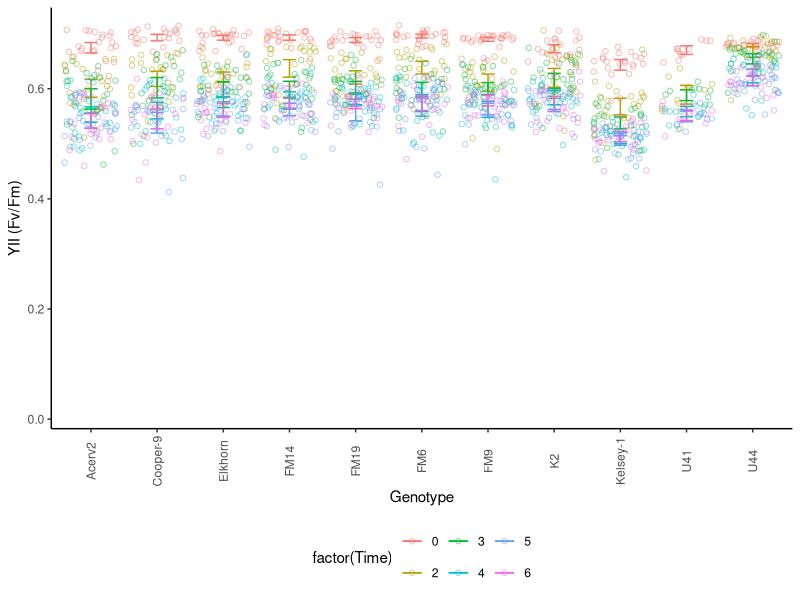
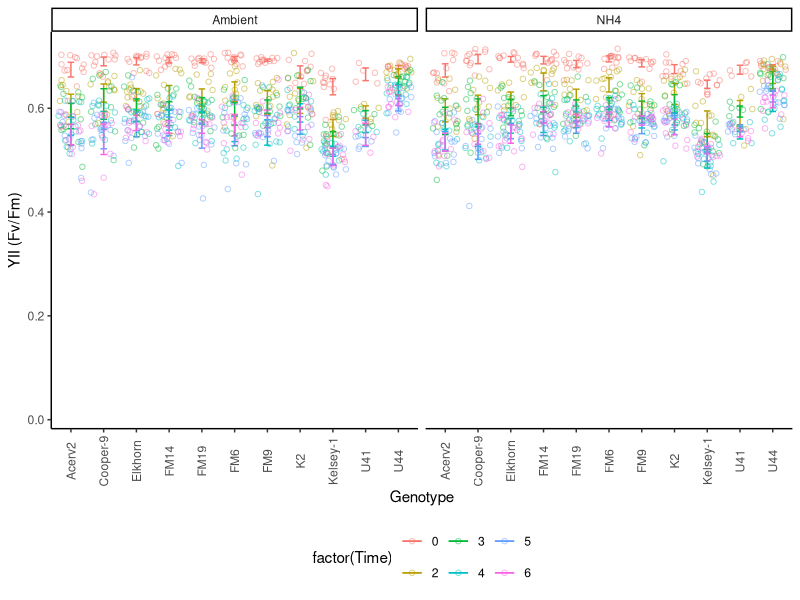
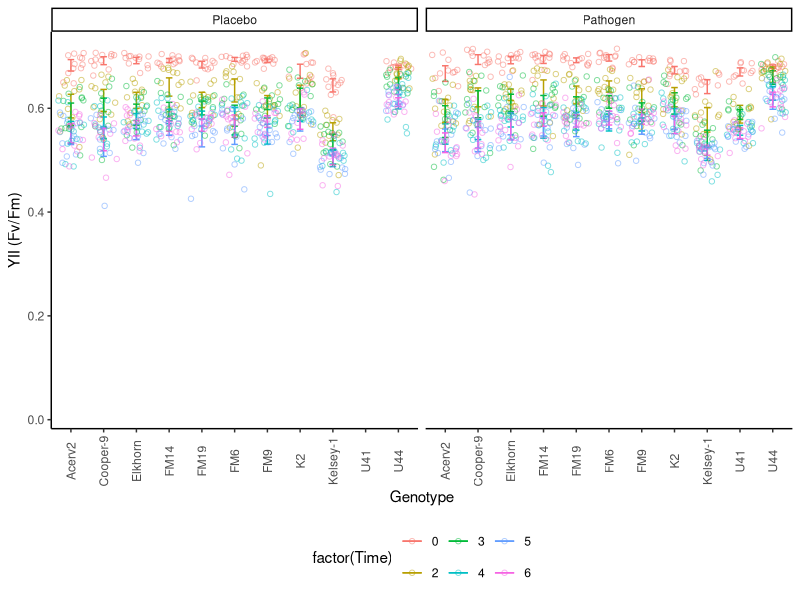
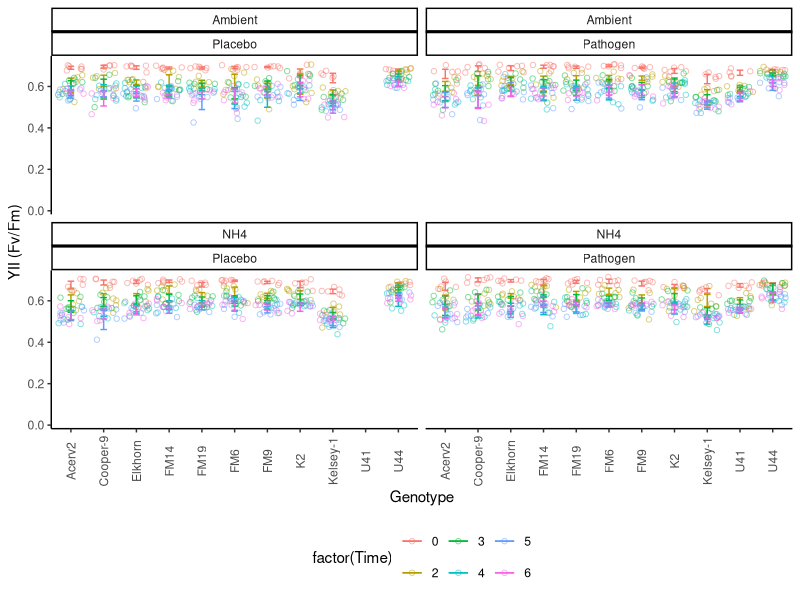
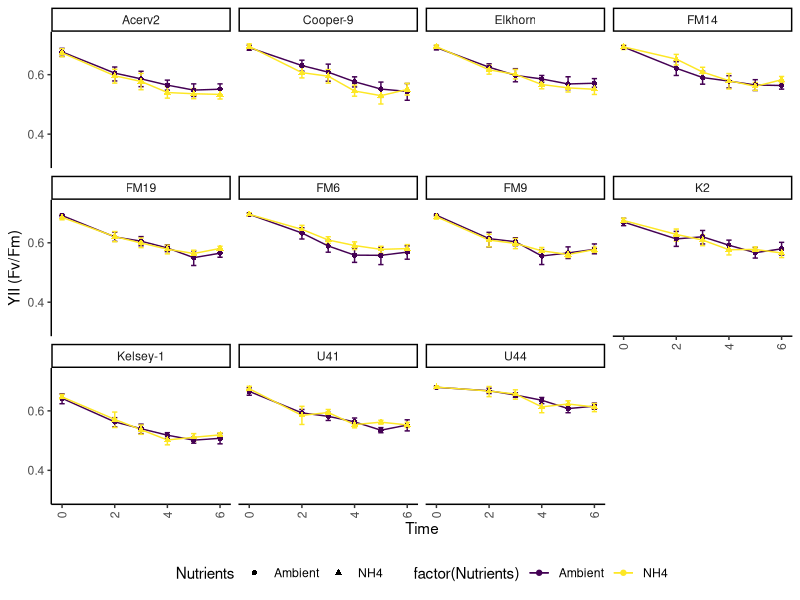
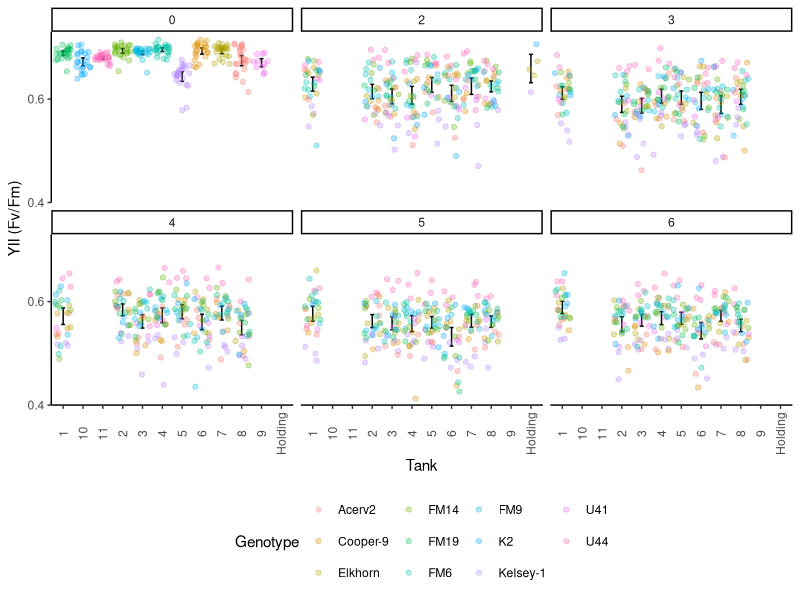
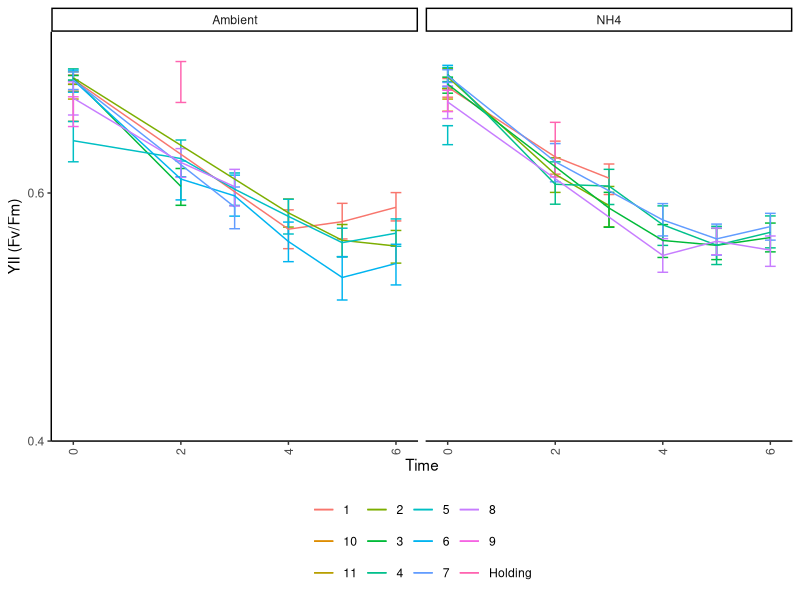
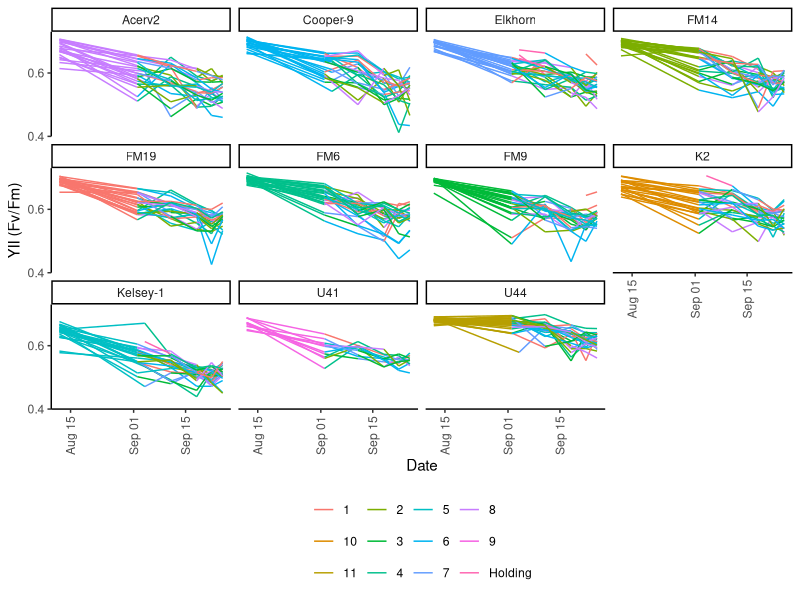

Reproduce these figures in R, in order. (Note: this script raises an error after producing the figures.)
## ---- chunk 1
knitr::opts_chunk$set(echo = TRUE, warning=FALSE, message=FALSE, fig.width=7, fig.height=7 )
## ---- chunk 2

# Get all libraries and sources required to run the script

library(dplyr)
library(plyr)
library(reshape2)
library(ggplot2)
library(ggthemes)

theme_set (theme_classic() + theme(panel.grid.major = element_blank(),
                              panel.grid.minor = element_blank(), 
                              axis.line = element_line(colour = "black"),
                              legend.position="none",
                              axis.text.x = element_text(angle = 90, vjust = 0.5),
                              plot.title = element_text(size=12, face="bold"),
                              #panel.border = element_rect(colour = "black", fill=NA, size=1)
                              panel.border = element_blank()
                              ))
## ---- chunk 3

# 1. Import data: 

  # Long format Ssid YII
    YII.Tall<-read.csv("Data/YII_tall.csv")

  # Wide format 
    # YII.wide<- YII.Tall<-readRDS("Data/YII.Wide.rds")
    # YII.Wide<-read.csv("Data/YII_Wide.csv")
  
  #summary(YII.Tall)


# 2. Data clean-up an types: 
  
  # Variable types 
    #YII.nutrients$Time <- as.factor(YII.nutrients$Time)
    YII.Tall$Time<-as.numeric(YII.Tall$Time)
    YII.Tall$Date<-as.Date(YII.Tall$Date, "%Y-%m-%d")
    YII.Tall$Days<-(as.numeric(YII.Tall$Date)-18486)
  
  # Remove-unused data    
    Extras <- YII.Tall[which (YII.Tall$Nutrients=="Extra"), ]
    YII.Tall <- droplevels(YII.Tall[!rownames(YII.Tall) %in%
                                        rownames(Extras), ])
    
    Error <- YII.Tall[which (YII.Tall$YII==0), ]
    YII.Tall <- droplevels(YII.Tall[!rownames(YII.Tall) %in%
                                        rownames(Error), ])
  # Treatments
    YII.Tall$Nutrients<-factor(YII.Tall$Nutrients, 
                             levels= c("Ambient", "NH4"), ordered=TRUE)
    YII.Tall$Disease<-factor(YII.Tall$Disease, 
                             levels= c("Placebo", "Pathogen"), ordered=TRUE)
  # Replicates
    YII.Tall$Tank<-factor(YII.Tall$Tank, ordered=FALSE)
    YII.Tall$Genotype<-factor(YII.Tall$Genotype, ordered=FALSE)
  
  summary(YII.Tall)

# Subset data  
YII.CRF<-YII.Tall[which(YII.Tall$Genotype=='K2'|
                      YII.Tall$Genotype=='U41'|
                      YII.Tall$Genotype=='U44'), ]

YII.UM<-YII.Tall[which(YII.Tall$Genotype=='Acerv2'|
                      YII.Tall$Genotype=='Cooper-9'|
                      YII.Tall$Genotype=='Elkhorn'|
                      YII.Tall$Genotype=='Kelsey-1'), ]

YII.FWC<-YII.Tall[which(YII.Tall$Genotype=='FM14'|
                      YII.Tall$Genotype=='FM6'|
                      YII.Tall$Genotype=='FM9'), ]
## ---- chunk 4
# Genotype

YII_Genet<- ggplot(YII.Tall, aes (Genotype, YII, colour=factor(Time))) +
  stat_summary(fun.data = "mean_cl_boot",geom = "errorbar", width = 0.2 )+
  stat_summary(fun.y=mean, geom="line") + 
  geom_jitter(alpha=0.5, shape=21)+ theme(legend.position = "bottom")+
  scale_y_continuous(limits = c(0, .73),
                         breaks = seq(0, 0.7,0.2),  
                         expand = c(0.01, 0.01),
                         name=("YII (Fv/Fm)"))
  
YII_Genet

YII_Genet+ facet_wrap(~Nutrients)
YII_Genet+ facet_wrap(~Disease)
YII_Genet+ facet_wrap(Nutrients~Disease)


YII_Genet<- ggplot(YII.Tall, aes (Time, YII, colour=factor(Nutrients), shape=Nutrients)) +
  stat_summary(fun.data = "mean_cl_boot",geom = "errorbar", width = 0.2 )+
  stat_summary(fun.y=mean, geom="line") + 
  stat_summary(fun.y=mean, geom="point") +
  #geom_jitter(alpha=0.2)+
  theme(legend.position = "bottom")+
  scale_y_continuous(limits = c(0.3, .73),
                         breaks = seq(0, 0.7,0.2),  
                         expand = c(0.01, 0.01),
                         name=("YII (Fv/Fm)"))
YII_Genet+ facet_wrap(~Genotype)
## ---- chunk 5
YII_Tank<- ggplot(YII.Tall, aes (Tank, YII)) +
  stat_summary(fun.data = "mean_cl_boot",geom = "errorbar", width = 0.2 )+
  stat_summary(fun.y=mean, geom="line") + 
  scale_y_continuous(limits = c(0.4, .73),
                         breaks = seq(0, 0.7,0.2),  
                         expand = c(0, 0),
                         name=("YII (Fv/Fm)"))+
  geom_jitter(aes(colour=Genotype), alpha=0.3)+
  facet_wrap(~Time) +
  theme(legend.position = "bottom")
YII_Tank

YII_Tank2<- ggplot(YII.Tall, aes (Time, YII, colour=(Tank))) + 
      
  stat_summary(fun.data = "mean_cl_boot",geom = "errorbar", width = 0.2 )+
  stat_summary(fun.y=mean, geom="line") + 
     scale_y_continuous(limits = c(0.4, .73),
                         breaks = seq(0, 0.7,0.2),  
                         expand = c(0, 0),
                         name=("YII (Fv/Fm)"))+
    
    theme(legend.position="bottom",
        legend.title = element_blank(), 
        strip.background =element_rect(fill=NA)) 
YII_Tank2+facet_wrap(~Nutrients)

# YII_Tank+ facet_wrap(Time~Nutrients)
# YII_Tank+ facet_wrap(Time~Disease)
## ---- chunk 6
YII_Frag<- ggplot(YII.Tall, aes (Date, YII, group=(Fragment),
                                    colour=factor(Tank))) + 
      geom_line()+
      
     scale_y_continuous(limits = c(0.4, .73),
                         breaks = seq(0, 0.7,0.2),  
                         expand = c(0, 0),
                         name=("YII (Fv/Fm)"))+
    
    theme(legend.position="bottom",
        legend.title = element_blank(), 
        strip.background =element_rect(fill=NA)) 
YII_Frag+facet_wrap(~Genotype)


YII_Frag1 <- ggplot(YII.Tall, aes (Date, YII, group=(Fragment),
                                    colour=factor(Genotype))) + 
      geom_line()+
      
     scale_y_continuous(limits = c(0.4, .73),
                         breaks = seq(0, 0.7,0.2),  
                         expand = c(0, 0),
                         name=("YII (Fv/Fm)"))+
    
    theme(legend.position="bottom",
        legend.title = element_blank(), 
        strip.background =element_rect(fill=NA)) 
YII_Frag1+facet_wrap(~Tank)

## ---- chunk 7

YII_Frag<- ggplot(YII.Tall, aes (Time, YII, group=(Genotype),
                                    colour=factor(Genotype))) + 
      
  stat_summary(fun.data = "mean_cl_boot",geom = "errorbar", width = 0.2 )+
  stat_summary(fun.y=mean, geom="line") + 
     scale_y_continuous(limits = c(0.4, .73),
                         breaks = seq(0, 0.7,0.2),  
                         expand = c(0, 0),
                         name=("YII (Fv/Fm)"))+
    
    theme(legend.position="bottom",
        legend.title = element_blank(), 
        strip.background =element_rect(fill=NA)) 
YII_Frag+facet_wrap(~Tank)

YII_Disease<- ggplot(YII.Tall, aes (Time, YII, group=(Genotype),
                                    colour=factor(Genotype))) + 
      
  stat_summary(fun.data = "mean_cl_boot",geom = "errorbar", width = 0.2 )+
  stat_summary(fun.y=mean, geom="line") + 
     scale_y_continuous(limits = c(0.4, .73),
                         breaks = seq(0, 0.7,0.2),  
                         expand = c(0, 0),
                         name=("YII (Fv/Fm)"))+
    
    theme(legend.position="bottom",
        legend.title = element_blank(), 
        strip.background =element_rect(fill=NA)) 
YII_Disease+facet_wrap(~Disease)


## ---- chunk 8

YII_Genotype<- ggplot(YII.Tall, aes (Date, YII, colour=factor(Nutrients))) +
  stat_summary(fun.data = "mean_cl_boot",geom = "errorbar", width = 0.2 )+
  stat_summary(fun.y=mean, geom="line")
YII_Genotype +  facet_grid (~Disease)
YII_Genotype +  facet_wrap(~Genotype)

YII_Genotype<- ggplot(YII.Tall, aes (Time, YII, colour=factor(Nutrients))) +
  stat_summary(fun.data = "mean_cl_boot",geom = "errorbar", width = 0.2 )+
  stat_summary(fun.y=mean, geom="line")
YII_Genotype + facet_grid (Genotype~.)

YII_Genotype<- ggplot(YII.Tall, aes (Time, YII, colour=factor(Fragment))) +
  # stat_summary(fun.data = "mean_cl_boot",geom = "errorbar", width = 0.2 )+
  #stat_summary(fun.y=mean, geom="point", size =3, alpha=0.5) +
  stat_summary(fun.y=mean, geom="line") +   theme_gdocs()
YII_Genotype + ylim(0.2, 0.65) + facet_grid (Genotype~Nutrients) + theme(legend.position="none")
  # xlim(as.Date(c("2017-11-01", "2018-02-30")))

# Nutrients

YII_Treat<- ggplot(YII.Tall, aes (Date, YII, colour=factor(Nutrients))) +   stat_summary(fun.data = "mean_cl_boot",geom = "errorbar", width = 0.2)+
  stat_summary(fun.y=mean, geom="point", size =3, alpha=0.5) +
  stat_summary(fun.y=mean, geom="line") + theme_gdocs()
YII_Treat  + ylim(0.2, 0.7) #+ xlim(as.Date(c("2017-11-01", "2018-01-20"))) +
   #facet_grid (~Replicate)  #+ geom_jitter()

YII_Date <- ggplot(YII.Tall, aes (Nutrients, YII, colour=factor(Nutrients))) +
  stat_summary(fun.data = "mean_cl_boot",geom = "errorbar", width = 0.2)+
  stat_summary(fun.y=mean, geom="point", size =3, alpha=0.5) +
  theme_gdocs() 
YII_Date + facet_grid (Genotype~Date) + theme(legend.position="none")

## ---- chunk 9

# After nutrients 

YII.nutrients<-YII.Tall[which(YII.Tall$Time>4),]

YII_Genotype<- ggplot(YII.nutrients, aes (Date, YII, colour=factor(Genotype))) +
  stat_summary(fun.data = "mean_cl_boot",geom = "errorbar", width = 0.2 )+
  #stat_summary(fun.y=mean, geom="point", size =3, alpha=0.5) +
  stat_summary(fun.y=mean, geom="line") +   theme_gdocs()
YII_Genotype + ylim(0.2, 0.7) + facet_grid (Nutrients~.)

YII_Nut<- ggplot(YII.nutrients, aes (Date, YII, colour=factor(Nutrients))) +
  stat_summary(fun.data = "mean_cl_boot",geom = "errorbar", width = 0.2 )+
  stat_summary(fun.y=mean, geom="point", size =3, alpha=0.5) +
  stat_summary(fun.y=mean, geom="line") +   theme_gdocs()
YII_Nut + ylim(0.2, 0.7) +  facet_wrap (~Genotype) 

YII_Nut<- ggplot(YII.nutrients, aes (Date, YII, colour=factor(Nutrients))) +
  stat_summary(fun.data = "mean_cl_boot",geom = "errorbar", width = 0.2 )+
  stat_summary(fun.y=mean, geom="point", size =3, alpha=0.5) +
  stat_summary(fun.y=mean, geom="line") +   theme_gdocs()
YII_Nut + ylim(0.2, 0.7)


YII_Date_Nut<- ggplot(YII.nutrients, aes (Nutrients, YII, colour=factor(Nutrients))) +
  stat_summary(fun.data = "mean_cl_boot",geom = "errorbar", width = 0.2 )+
  stat_summary(fun.y=mean, geom="point", size =3, alpha=0.5) +
  stat_summary(fun.y=mean, geom="line") +   theme_gdocs()
YII_Date_Nut + ylim(0.2, 0.7) +   facet_grid (~Date) 
  # + xlim(as.Date(c("2017-11-01", "2018-01-20")))


YII_VariationOverTime <- ggplot(YII.Tall, aes (Time, YII, colour=factor(Genotype)))+ 
  geom_point() + facet_wrap (~Nutrients)

library(lattice)
xyplot(YII ~ Time | Nutrients, data=YII.nutrients, type=c("p", "r"), ylim=c(0.0, 0.7))
## ---- chunk 10

Survivors  <- YII.nutrients[, c("Fragment", "Days", "Genotype", "Nutrients")]
  library(plyr)
  SurvivorsFrecuency<-as.data.frame(xtabs(~ Days + Nutrients, Survivors))
  write.csv(SurvivorsFrecuency, "SurvivorsFrecuency.csv")

YII_Genotype<- ggplot(YII.nutrients, aes (Days, YII, colour=factor(Genotype))) +
  stat_summary(fun.data = "mean_cl_boot",geom = "errorbar", width = 0.2 )+
  #stat_summary(fun.y=mean, geom="point", size =3, alpha=0.5) +
  stat_summary(fun.y=mean, geom="line") +   theme_gdocs()
YII_Genotype + ylim(0.45, 0.65) + facet_grid (~Nutrients)

YII_Nutrients<- ggplot(YII.nutrients, aes (Days, YII, colour=Nutrients)) +
  stat_summary(fun.data = "mean_cl_boot",geom = "errorbar", 
               width = 0.2, position = position_dodge(width = 2) )+
  #stat_summary(fun.y=mean, geom="point", size =3, alpha=0.5) +
  stat_summary(fun.y=mean, geom="line") +   theme_bw () + ggtitle("B.")+
  theme(plot.background=element_blank(), 
            panel.border = element_blank(),
            axis.line = element_line(colour = "black"),
            panel.grid.major = element_blank(),
            panel.grid.minor = element_blank(),
            legend.position="bottom",
            strip.background = element_rect(fill="white")) +
      annotate("rect", xmin= 2, xmax = 91,
               ymin = 0.1, ymax =0.2, fill="blue", alpha = .04)+
      annotate("rect", xmin= 79, xmax = 90,
               ymin = 0.1, ymax = .7, fill="orange", alpha = .04)+
      annotate("rect", xmin= 90, xmax = 113,
               ymin = 0.1, ymax = 0.7, fill="red", alpha = .04)+
       scale_y_continuous(limits = c(0.1, 0.7),
                         breaks = seq(0.2, 0.6,0.2),  
                         expand = c(0, 0),
                         name=("YII (Fv/Fm)")) +
      scale_x_continuous(name="Days in the experiment",
                         limits = c(-2,115),
                         breaks = seq(0, 110, 15),  
                         expand = c(0, 0)) + 
    facet_grid (Genotype~., labeller = labeller(Genotype=c(`Green` = "A.cer_1", 
                                    `Green and Orange` = "A.cer_2",
                                    `Orange` = "A.cer_3", 
                                    `Red and Orange` = "A.cer_4",
                                    `Red and Yellow` = "A.cer_5")))
YII_Nutrients 

    ggsave(file="5.3B_YII.svg", plot=YII_Nutrients, width=3.0, height=6)
    ggsave(file="5.3B_YII_NOGenotype.svg", plot=YII_Nutrients, width=3.0, height=3)


# Libraries 
  library(lme4)
  library(multcomp)
  library(multcompView)
  library(lsmeans)
      library(emmeans)
  library(effects)
  library(lmerTest)

# More complex model 
    
YII.nutrients<-subset(YII.nutrients, Days<120)
YII.nutrients$DayF<-as.factor(YII.nutrients$Days)

LM_1 <- lmer(YII ~ Nutrients * DayF + 
                             (1|Genotype/Fragment), REML=TRUE, data= YII.nutrients)

step(LM_1)
LM_2 <- lmer(YII ~ Nutrients * Days + 
                             (Nutrients|Genotype), REML=TRUE,  data= YII.nutrients)
 
LM_3 <- lmer(YII ~ Nutrients * Days + 
                             (1|Genotype), REML=TRUE, data= YII.nutrients)
 
LM_4 <- lm(YII ~ Nutrients * Days, REML = FALSE, data= YII.nutrients)

# Select model

anova(LM_1, LM_2, refit=FALSE)
anova(LM_2, LM_3, refit=FALSE)
anova(LM_3, LM_4)
 
# Final mdel 
LM_Nutrients_Days<-lmer(YII ~ Nutrients * Days + 
                             (Nutrients|Genotype), data= YII.nutrients)
  anova(LM_1)
  summary(LM_1)
  coef(LM_1)
  fitted(LM_1)
      
      layout(matrix(1:4,2,2))  
      plot(LM_1)  
      
plot(Effect(c("Nutrients","DayF"), LM_1), x.var="DayF", multiline=T, ci.style="bars")

#  Pair-wise comparisons
cld(emmeans(LM_1, "Nutrients"))
YIIAcerEmm<-cld(emmeans(LM_1, specs = c("Nutrients", "DayF")))
write.csv(YIIAcerEmm, "YIIAcerEmm.csv")

## ---- chunk 11


# Last Data Point before nutrients 

  lastYII_BN<-ggplot (YII.Wide, aes(Genotype.5, YII.5, colour=factor(Nutrients.5)))
  lastYII_BN + stat_summary(fun.data = "mean_cl_boot",geom = "errorbar", width = 0.2)+
     stat_summary(fun.y=mean, geom="point", size =3, alpha=0.5) + theme_gdocs()
  
  LM_TC_B<-lm(YII.5~Nutrients.5*Genotype.5, data = YII.Wide)
  
  anova(LM_TC_B)
  TukeyHSD(aov(LM_TC_B))
  
  cld(lsmeans(LM_TC_B, "Nutrients.5"))
  cld(lsmeans(LM_TC_B, "Genotype.5"))
  cld(lsmeans(LM_TC_B, specs = c("Nutrients.5", "Genotype.5")))

# Last Data Point After nutrients 

lastYII_BN<-ggplot (YII.Wide, aes(Genotype.13, YII.13, colour=factor(Nutrients.13)))
  lastYII_BN + stat_summary(fun.data = "mean_cl_boot",geom = "errorbar", width = 0.2)+
     stat_summary(fun.y=mean, geom="point", size =3, alpha=0.12) + theme_gdocs()
  
  LM_TC_B<-lm(YII.12~Nutrients.12*Genotype.12, data = YII.Wide)
  
  anova(LM_TC_B)
  TukeyHSD(aov(LM_TC_B))
  
  cld(lsmeans(LM_TC_B, "Nutrients.12"))
  cld(lsmeans(LM_TC_B, "Genotype.12"))
  cld(lsmeans(LM_TC_B, specs = c("Nutrients.12", "Genotype.12")))

## ---- chunk 12
# Creates bibliography 
#knitr::write_bib(c(.packages()), "packages.bib")
